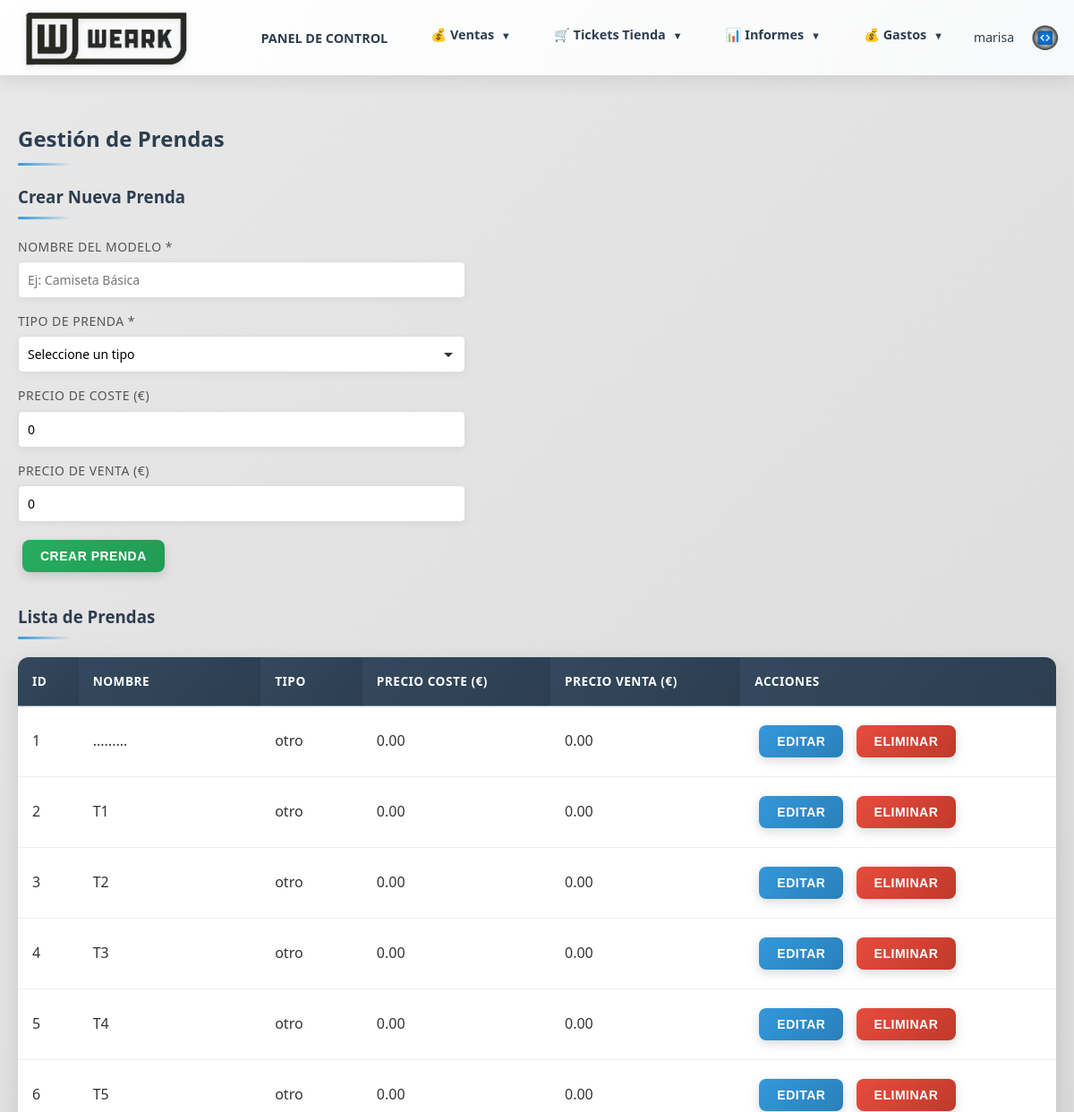
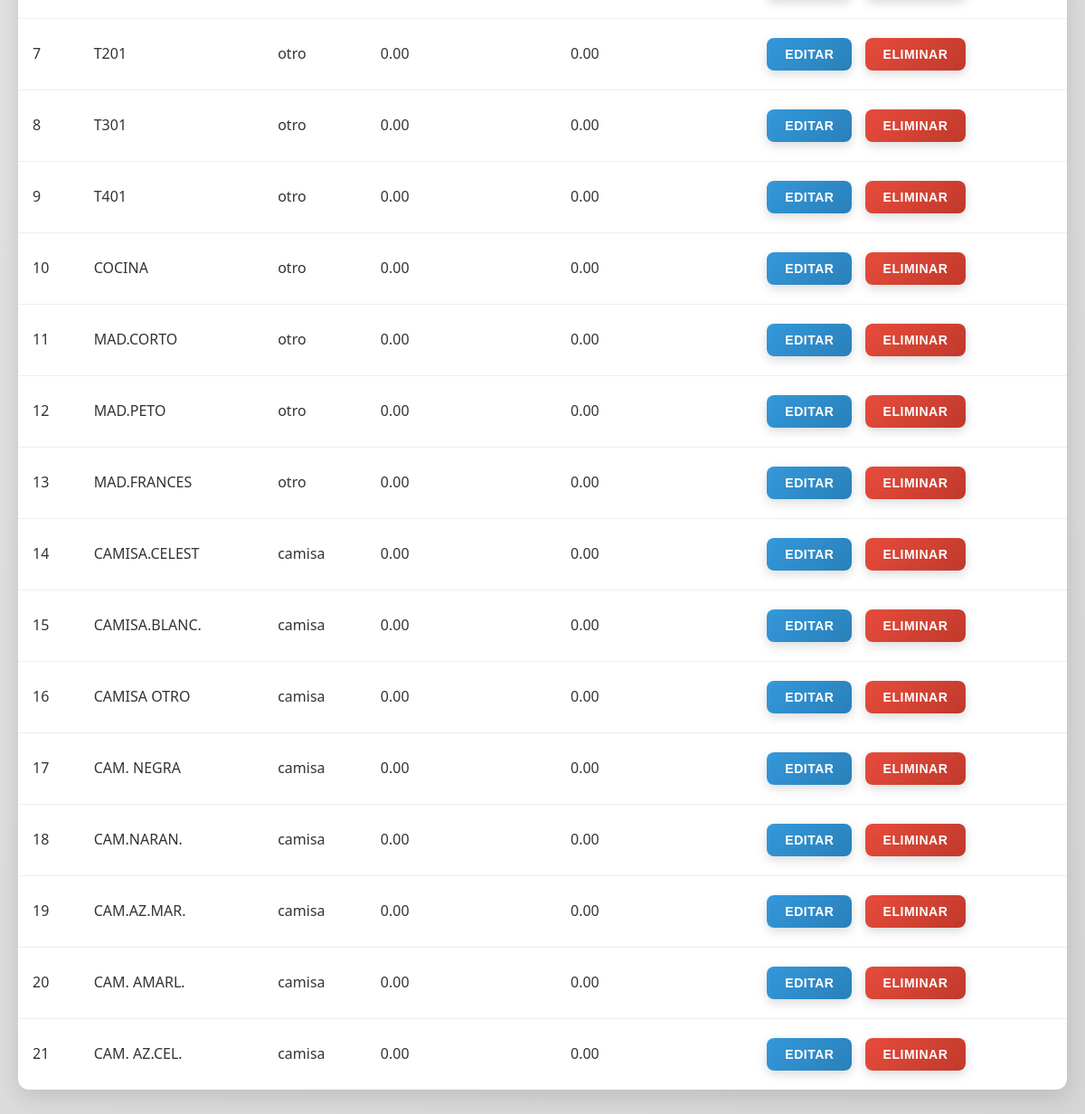
Page /prendas (signed in) on the committed database (2 pictures, top to bottom).
### models.py (models this page shows, shortened)
class Usuario(db.Model, UserMixin):
    __tablename__ = 'usuarios'
    id = db.Column(db.Integer, primary_key=True)
    usuario = db.Column(db.String(80), nullable=False, unique=True)
    password_hash = db.Column(db.String(255), nullable=False)
    correo = db.Column(db.String(100), nullable=False)
    telefono = db.Column(db.String(50))
    rol = db.Column(db.String(50), nullable=False)  # comercial, administracion, supervisor, usuario
    fecha_creacion = db.Column(db.DateTime, default=datetime.utcnow)
    ultimo_acceso = db.Column(db.DateTime)
    activo = db.Column(db.Boolean, default=True, nullable=False)
    def is_supervisor(self):
        return self.rol == 'supervisor'

class Prenda(db.Model):
    __tablename__ = 'prendas'
    id = db.Column(db.Integer, primary_key=True)
    nombre = db.Column(db.String(200), nullable=False)
    tipo = db.Column(db.String(50), nullable=False)  # pantalon, camisa, zapato, camiseta, etc.
    precio_coste = db.Column(db.Numeric(10, 2), nullable=False, default=0)  # Precio de coste
    precio_venta = db.Column(db.Numeric(10, 2), nullable=False, default=0)  # Precio de venta
    lineas_pedido = db.relationship('LineaPedido', backref='prenda', lazy=True)
    lineas_presupuesto = db.relationship('LineaPresupuesto', backref='prenda', lazy=True)

### routes/prendas.py (the view, shortened to what this page needs)
@prendas_bp.route('/prendas', methods=['GET', 'POST'])
@login_required
def gestion_prendas():
    prendas = Prenda.query.all()
    return render_template('prendas.html', prendas=prendas)

### app.py (called while the page is built)
@login_manager.user_loader
def load_user(user_id):
    from models import Usuario, Cliente
    if user_id.startswith('cliente_'):
        cliente_id = int(user_id.replace('cliente_', ''))
        cliente = Cliente.query.get(cliente_id)
        if cliente and cliente.tiene_acceso_web():
            return cliente
        return None
    else:
        return Usuario.query.get(int(user_id))

### templates/prendas.html (shortened to what this page needs)
{% extends "base.html" %}
{% block content %}
<h2>Gestión de Prendas</h2>
<div style="margin-bottom: 30px;">
    <h3>Crear Nueva Prenda</h3>
    <form method="POST" style="max-width: 500px;">
        <div class="form-group">
            <label for="nombre">Nombre del Modelo *</label>
            <input type="text" name="nombre" id="nombre" required placeholder="Ej: Camiseta Básica">
        </div>
        <div class="form-group">
            <label for="tipo">Tipo de Prenda *</label>
            <select name="tipo" id="tipo" required>
                <option value="">Seleccione un tipo</option>
            </select>
        </div>
        <div class="form-group">
            <label for="precio_coste">Precio de Coste (€)</label>
            <input type="number" name="precio_coste" id="precio_coste" step="0.01" min="0" value="0" placeholder="0.00">
        </div>
        <div class="form-group">
            <label for="precio_venta">Precio de Venta (€)</label>
            <input type="number" name="precio_venta" id="precio_venta" step="0.01" min="0" value="0" placeholder="0.00">
        </div>
        <button type="submit" class="btn btn-success">Crear Prenda</button>
    </form>
</div>
<h3>Lista de Prendas</h3>
{% if prendas %}
<table>
    <thead>
        <tr>
            <th>ID</th>
            <th>Nombre</th>
            <th>Tipo</th>
            <th>Precio Coste (€)</th>
            <th>Precio Venta (€)</th>
            <th>Acciones</th>
        </tr>
    </thead>
    <tbody>
        {% for prenda in prendas %}
        <tr>
            <td>{{ prenda.id }}</td>
            <td>{{ prenda.nombre }}</td>
            <td>{{ prenda.tipo }}</td>
            <td>{{ "%.2f"|format(prenda.precio_coste|float) if prenda.precio_coste else "0.00" }}</td>
            <td>{{ "%.2f"|format(prenda.precio_venta|float) if prenda.precio_venta else "0.00" }}</td>
            <td>
                <button onclick="abrirModalEditar({{ prenda.id }}, '{{ prenda.nombre }}', '{{ prenda.tipo }}', {{ "%.2f"|format(prenda.precio_coste|float) if prenda.precio_coste else 0 }}, {{ "%.2f"|format(prenda.precio_venta|float) if prenda.precio_venta else 0 }})" class="btn btn-primary" style="margin-right: 5px;">Editar</button>
                <form method="POST" action="{{ url_for('prendas.eliminar_prenda', id=prenda.id) }}" style="display: inline;" onsubmit="return confirm('¿Está seguro de eliminar esta prenda?');">
                    <button type="submit" class="btn btn-danger">Eliminar</button>
                </form>
            </td>
        </tr>
        {% endfor %}
    </tbody>
</table>
{% else %}
<p>No hay prendas registradas.</p>
{% endif %}
{% endblock %}

### templates/base.html (shortened to what this page needs)
<!DOCTYPE html>
<html lang="es">
<head>
    <link rel="stylesheet" href="{{ url_for('static', filename='css/style.css') }}">
</head>
<body>
    <header>
        <div class="container header-wrapper">
            <a href="{{ url_for('index.index') }}" style="text-decoration: none; display: flex; align-items: center;">
                <img src="{{ url_for('static', filename='logo_base.png') }}" alt="Logo" class="header-logo">
            </a>
            <nav id="mainNav">
                {% if current_user.is_authenticated %}
                    <a href="{{ url_for('index.index') }}">PANEL DE CONTROL</a>
                    <div class="dropdown">
                        <a href="#" class="dropdown-toggle">💰 Ventas <span class="dropdown-arrow">▼</span></a>
                    </div>
                    <div class="dropdown">
                        <a href="#" class="dropdown-toggle">🛒 Tickets Tienda <span class="dropdown-arrow">▼</span></a>
                    </div>
                    <div class="dropdown">
                        <a href="#" class="dropdown-toggle">📊 Informes <span class="dropdown-arrow">▼</span></a>
                    </div>
                    <div class="dropdown">
                        <a href="#" class="dropdown-toggle">💰 Gastos <span class="dropdown-arrow">▼</span></a>
                    </div>
                    <div class="user-menu">
                        <span class="user-name">{{ current_user.usuario }}</span>
                        <a href="{{ url_for('auth.logout') }}" class="logout-btn-circle" title="Cerrar Sesión">
                            <img src="{{ url_for('static', filename='logo_jm.png') }}" alt="Cerrar Sesión" style="width: 100%; height: 100%; object-fit: contain;">
                        </a>
                    </div>
                {% endif %}
            </nav>
        </div>
    </header>
    <div class="container">
        {% block content %}{% endblock %}
    </div>
</body>
</html>

### templates/prendas.html (style rules this page uses)
.form-group { margin-bottom: 15px; }
.form-group label { display: block; margin-bottom: 5px; font-weight: 500; color: #555; font-size: 14px; }
.form-group input, .form-group select { width: 100%; padding: 10px; border: 1px solid #ddd; border-radius: 5px; font-size: 14px; box-sizing: border-box; font-family: inherit; }

### rows in the picture
Usuario: usuario "marisa"
Prenda: id "1", nombre ".........", tipo "otro", precio_coste "0.00", precio_venta "0.00"
Prenda: id "2", nombre "T1", tipo "otro", precio_coste "0.00", precio_venta "0.00"
Prenda: id "3", nombre "T2", tipo "otro", precio_coste "0.00", precio_venta "0.00"
Prenda: id "4", nombre "T3", tipo "otro", precio_coste "0.00", precio_venta "0.00"
Prenda: id "5", nombre "T4", tipo "otro", precio_coste "0.00", precio_venta "0.00"
Prenda: id "6", nombre "T5", tipo "otro", precio_coste "0.00", precio_venta "0.00"
Prenda: id "7", nombre "T201", tipo "otro", precio_coste "0.00", precio_venta "0.00"
Prenda: id "8", nombre "T301", tipo "otro", precio_coste "0.00", precio_venta "0.00"
Prenda: id "9", nombre "T401", tipo "otro", precio_coste "0.00", precio_venta "0.00"
Prenda: id "10", nombre "COCINA", tipo "otro", precio_coste "0.00", precio_venta "0.00"
Prenda: id "11", nombre "MAD.CORTO", tipo "otro", precio_coste "0.00", precio_venta "0.00"
Prenda: id "12", nombre "MAD.PETO", tipo "otro", precio_coste "0.00", precio_venta "0.00"
Prenda: id "13", nombre "MAD.FRANCES", tipo "otro", precio_coste "0.00", precio_venta "0.00"
Prenda: id "14", nombre "CAMISA.CELEST", tipo "camisa", precio_coste "0.00", precio_venta "0.00"
Prenda: id "15", nombre "CAMISA.BLANC.", tipo "camisa", precio_coste "0.00", precio_venta "0.00"
Prenda: id "16", nombre "CAMISA OTRO", tipo "camisa", precio_coste "0.00", precio_venta "0.00"
Prenda: id "17", nombre "CAM. NEGRA", tipo "camisa", precio_coste "0.00", precio_venta "0.00"
Prenda: id "18", nombre "CAM.NARAN.", tipo "camisa", precio_coste "0.00", precio_venta "0.00"
Prenda: id "19", nombre "CAM.AZ.MAR.", tipo "camisa", precio_coste "0.00", precio_venta "0.00"
Prenda: id "20", nombre "CAM. AMARL.", tipo "camisa", precio_coste "0.00", precio_venta "0.00"
Prenda: id "21", nombre "CAM. AZ.CEL.", tipo "camisa", precio_coste "0.00", precio_venta "0.00"
